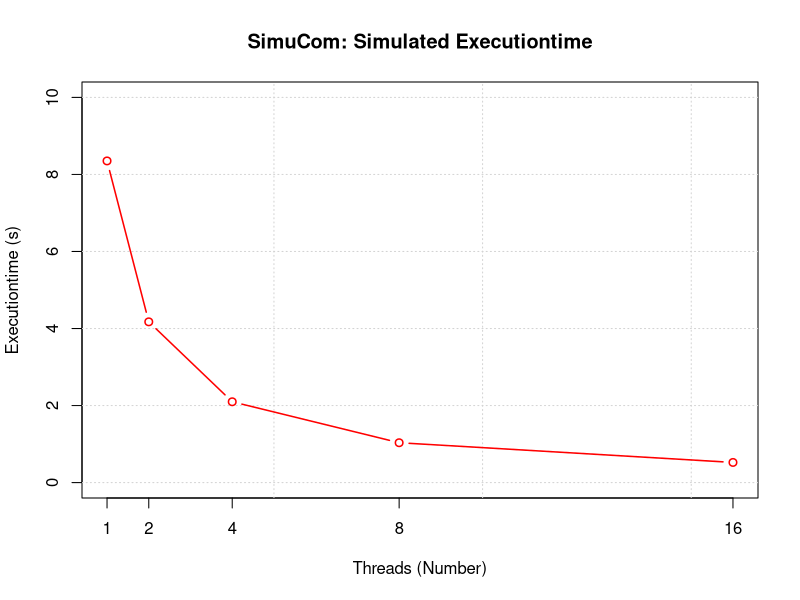

Source code (R):
# Create Line Chart

simucomX <- c(1,2,4,8,16)

#for 500 Transactions
simucomY <- c(8.3512,4.1737,2.0984,1.0350,0.5233)
#for 1mill Transactions
#simucomY <- c(16607.6075,8305.9576,4153.2606,2076.4026,1038.5950)



# get the range for the x and y axis 
xrange <- range(1:16) 
#yrange <- range(1000:17000) 
yrange <- range(0:10) 

# set up the plot 
plot(xrange, yrange, type="n", xlab="Threads (Number)",
     ylab="Executiontime (s)", xaxt="n", pch=5) 
axis(1, at=simucomX)
#axis(2, at=v1)

grid(nx = NULL, ny = NULL, col = "lightgray", lty = "dotted" )

# add lines 
lines(simucomX,simucomY,type="b", lwd=1.5, lty=1, col="red")

# add a title and subtitle 
title("SimuCom: Simulated Executiontime")

# add a legend 
#legend("topright", legend=c("Line 1", "Line 2"), col=c("red", "blue"), lty=1:2, cex=0.8)